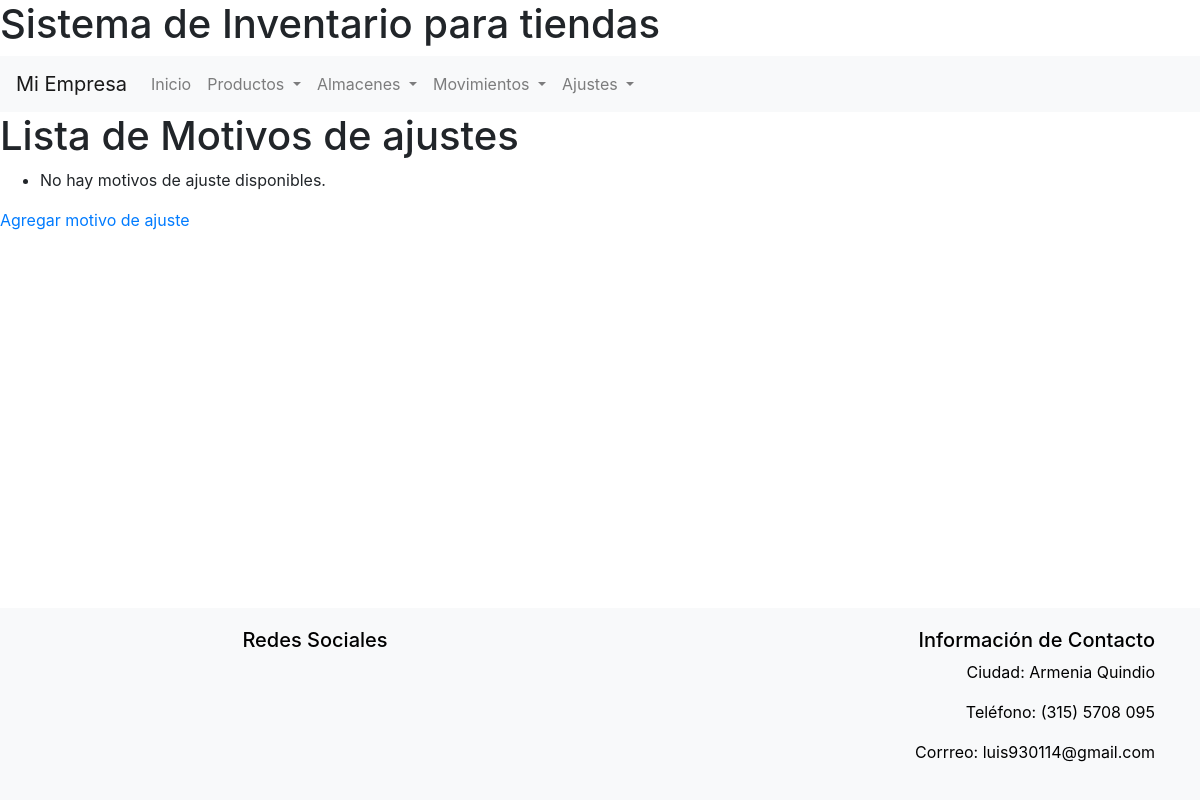
The app's page /motivos-ajuste/ (signed in), older data.
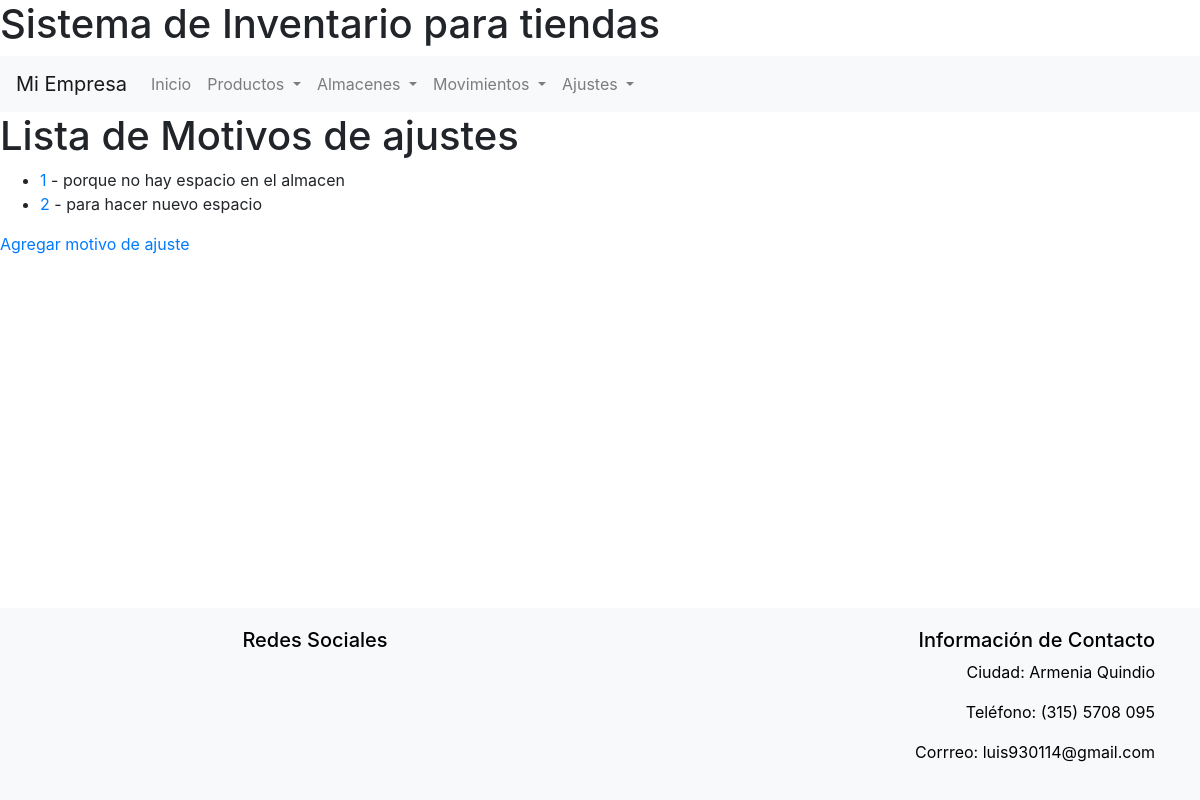
The same page, newer data.
### inventario/models.py (models this page shows, shortened)
class MotivoAjuste(models.Model):
    descripcion = models.CharField(max_length=200)

### inventario/views.py (the view)
# urls.py: path('motivos-ajuste/', ListaMotivosAjuste.as_view(), name='lista_motivos_ajuste'),
@method_decorator(login_required, name='dispatch')
class ListaMotivosAjuste(ListView):
    model = MotivoAjuste
    template_name = 'motivo_ajuste/lista_motivos_ajuste.html'
    context_object_name = 'motivos_ajuste'

### inventario/templates/motivo_ajuste/lista_motivos_ajuste.html (shortened to what this page needs)
{% extends 'base.html' %}
{% block content %}
    <h1>Lista de Motivos de ajustes</h1>
    <ul>
        {% for motivo_ajuste in motivos_ajuste %}
            <li><a href="{% url 'detalle_motivo_ajuste' motivo_ajuste.pk %}">{{ motivo_ajuste.id }}</a> - {{ motivo_ajuste.descripcion }}</li>
        {% empty %}
            <li>No hay motivos de ajuste disponibles.</li>
        {% endfor %}
    </ul>
    <a href="{% url 'agregar_motivo_ajuste' %}">Agregar motivo de ajuste</a>
{% endblock %}

Row changes from the older to the newer data that the page shows:
added MotivoAjuste: id "1", descripcion "porque no hay espacio en el almacen"
added MotivoAjuste: id "2", descripcion "para hacer nuevo espacio"
Text that changed along with them:
text no longer shown: "No hay motivos de ajuste disponibles."
